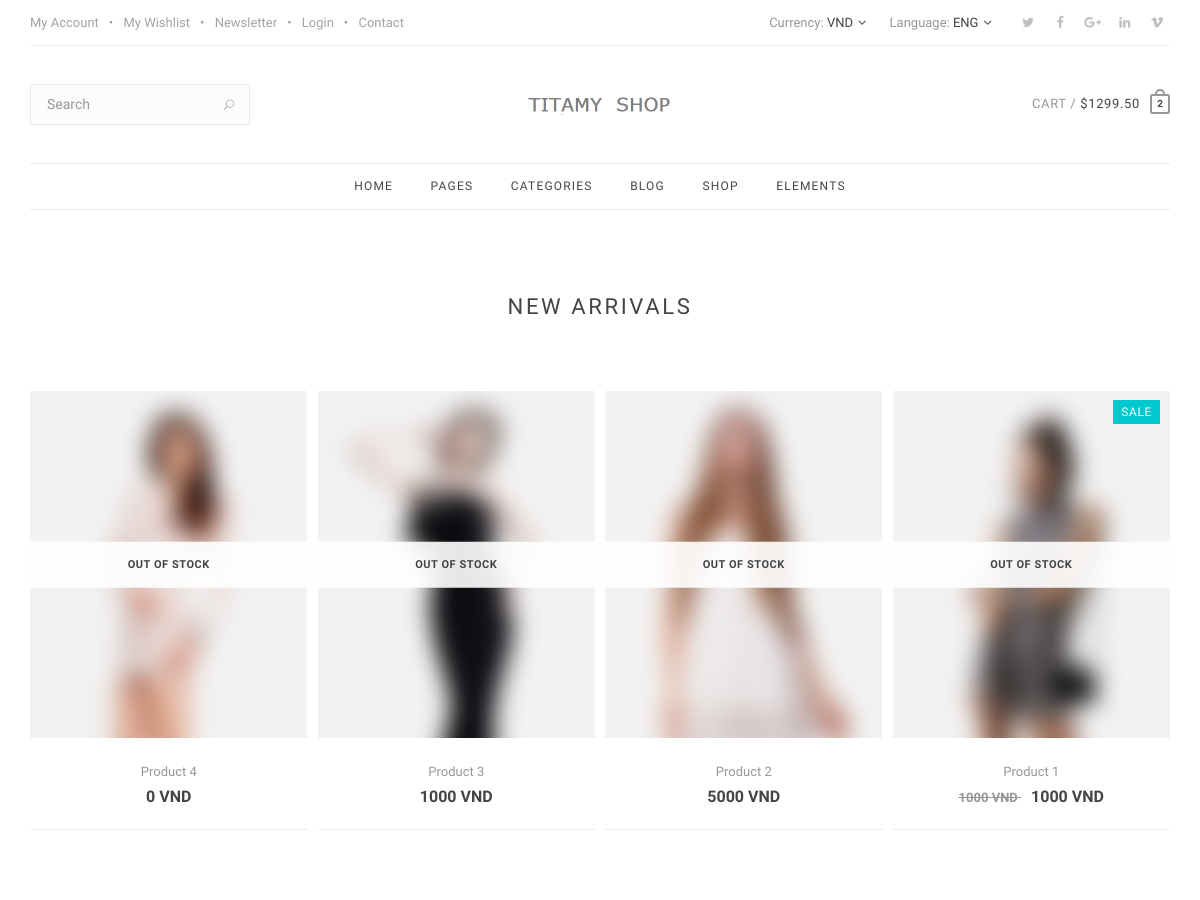
The app's page / (upper part), older data.
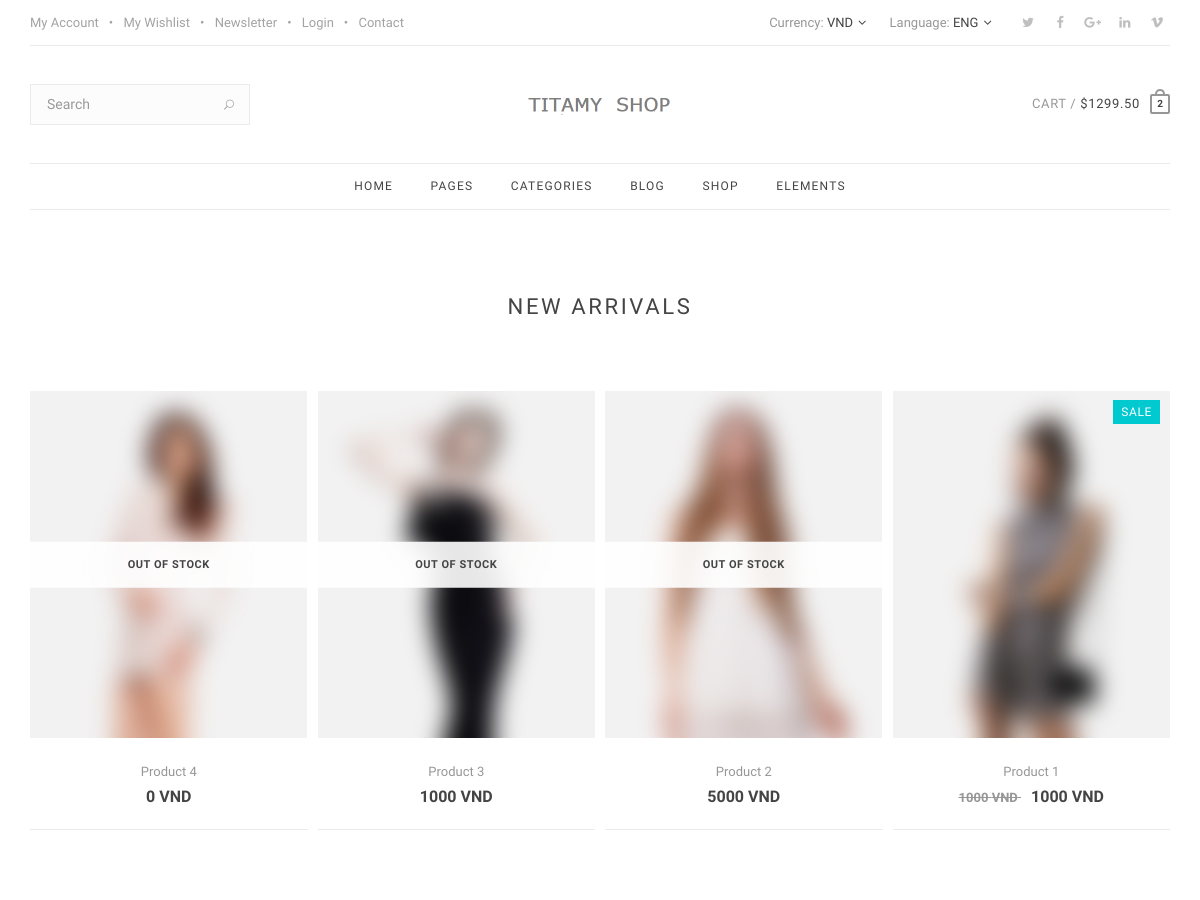
The same page, newer data.
### home/views.py (the view)
# urls.py: path('', views.index, name='index'),
def index(request):
    cateParent = Category.objects.all()
    newBanner = NewsBanner.objects.all()
    newArrial = ProductDetail.objects.order_by('-product_detail_date')[:4]
    bestSeller = ProductDetail.objects.order_by('-product_detail_saled')[:4]
    context = {
        'parents': cateParent, #Create a Dictionary data with Key is 'parents' to send to HTML
        'news': newBanner,
        'newArrials': newArrial,
        'bestSellers': bestSeller,
    }
    return render(request, 'home/index.html', context)

### templates/home/index.html (shortened to what this page needs)
{% extends "home/base.html" %}
{% load static %}
{% block content %}
    <section class="section-wrap new-arrivals pb-40">
        <div class="container">
            <div class="row heading-row">
                <div class="col-md-12 text-center">
                    <h2 class="heading uppercase">
                        <small>New Arrivals</small>
                    </h2>
                </div>
            </div>
            <div class="row row-10">
                {% for newArrival in newArrials %}
                    <div class="col-md-3 col-xs-6">
                        <div class="product-item">
                            <div class="product-img">
                                <a href='{% url 'productDetail' newArrival.product_id %}'>
                                    <img src="{{ newArrival.product_detail_image.url }}" alt="">
                                </a>
                                {% if newArrival.product_detail_discount > 0 %}
                                    <div class="product-label">
                                        <span class="sale">sale</span>
                                    </div>
                                {% endif %}
                                {% if newArrival.product_detail_quantity == 0 %}
                                    <span class="sold-out valign">out of stock</span>
                                {% endif %}
                            </div>
                            <div class="product-details">
                                <h3>
                                    <a class="product-title"
                                       href='{% url 'productDetail' newArrival.product_id %}'>{{ newArrival.product_detail_name }}</a>
                                </h3>
                                <span id="calculator" class="price">
                                        {% if newArrival.product_detail_discount > 0 %}
                                            <del>
                                                <span id="originPrice">{{ newArrival.product_detail_price }} VND</span>
                                            </del>
                                            <ins>
                                                <span class="ammount">{{ newArrival.product_detail_price }} VND</span>
                                            </ins>
                                        {% else %}
                                            <ins>
                                                <span class="ammount">{{ newArrival.product_detail_price }} VND</span>
                                            </ins>
                                        {% endif %}
                                    </span>
                            </div>
                        </div>
                    </div>
                {% endfor %}
            </div>
        </div>
    </section>
{% endblock %}

Row changes from the older to the newer data that the page shows:
changed ProductDetail "Product 1": product_detail_quantity 0 → 5 (drawn)
